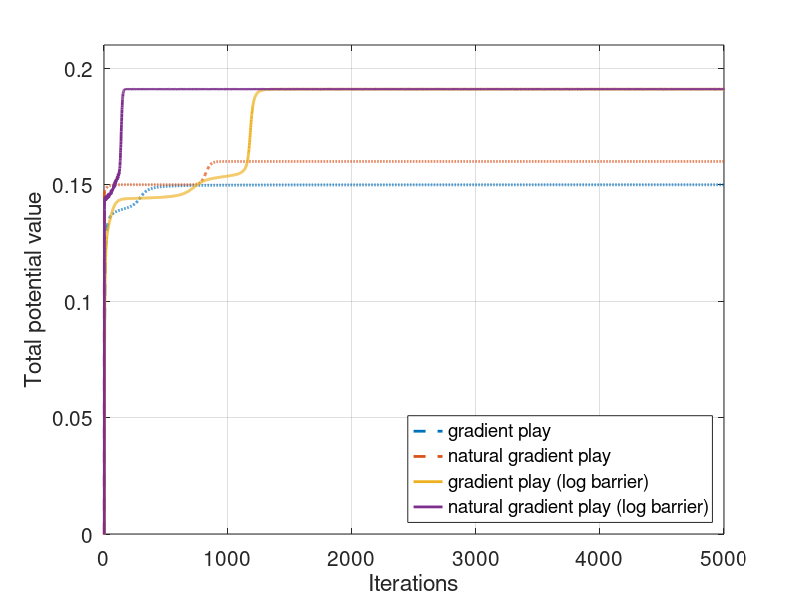

This figure's MATLAB source: (Note: a time limit stopped this script after it produced the figure.)
clear all
PG = load('data/PG_bad_initialization.mat');
NPG = load('data/NPG_bad_initialization.mat');
log_PG = load('data/log_barrier_PG_bad_initialization.mat');
log_NPG = load('data/log_barrier_NPG_bad_initialization.mat');

%%
r_PG = PG.r_lst;
r_NPG = NPG.r_lst;
r_log_PG = log_PG.r_lst;
r_log_NPG = log_NPG.r_lst;

h = figure(1);
plot(r_PG(1:5000),'--','Linewidth',2); hold on;
plot(r_NPG(1:5000),'--','Linewidth',2);
plot(r_log_PG(1:5000),'Linewidth',2);
plot(r_log_NPG(1:5000),'Linewidth',2);
ylim([0,0.21])
legend('gradient play', 'natural gradient play','gradient play (log barrier)','natural gradient play (log barrier)','location','Southeast')
grid on
set(gca,'Fontsize',15)
xlabel('Iterations')
ylabel('Total potential value')
saveas(h, 'figures/r_lst_plot_bad_initialization.jpg')
%%
c_PG = PG.c_lst;
c_NPG = NPG.c_lst;
c_log_PG = log_PG.c_lst;
c_log_NPG = log_NPG.c_lst;

h = figure(2)
plot(c_PG(1:5000),'--','Linewidth',2); hold on;
plot(c_NPG(1:5000),'--','Linewidth',2);
plot(c_log_PG(1:5000),'Linewidth',2);
plot(c_log_NPG(1:5000),'Linewidth',2);
%legend('gradient play', 'natural gradient play','gradient play (log barrier)','natural gradient play (log barrier)','location','Southeast')
grid on
set(gca,'Fontsize',15)
set(get(gca,'YLabel'),'Rotation',0, 'Position', [-50,0.45])
xlabel('Iterations')
ylabel('$c(\theta^{(t)})$', 'Interpreter', 'Latex')
saveas(h, 'figures/c_lst_plot_bad_initialization.jpg')

%%
NE_PG = PG.NE_lst;
NE_NPG = NPG.NE_lst;
NE_log_PG = log_PG.NE_lst;
NE_log_NPG = log_NPG.NE_lst;

h = figure(3);
plot(NE_PG(1:5000),'--','Linewidth',2); hold on;
plot(NE_NPG(1:5000),'--','Linewidth',2);
plot(NE_log_PG(1:5000),'Linewidth',2);
plot(NE_log_NPG(1:5000),'Linewidth',2);
%ylim([0,0.21])
legend('gradient play', 'natural gradient play','gradient play (log barrier)','natural gradient play (log barrier)','location','Northeast')
grid on
set(gca,'Fontsize',15)
ylim([0,0.1])
xlabel('Iterations')
ylabel('NE gap')
saveas(h, 'figures/NE_lst_plot_bad_initialization.jpg')

%%
g_PG = PG.g_lst;
g_NPG = NPG.g_lst;
g_log_PG = log_PG.g_lst;
g_log_NPG = log_NPG.g_lst;

h = figure(4);
plot(g_PG(1:5000),'--','Linewidth',2); hold on;
plot(g_NPG(1:5000),'--','Linewidth',2);
plot(g_log_PG(1:5000),'Linewidth',2);
plot(g_log_NPG(1:5000),'Linewidth',2);
%ylim([0,0.21])
legend('gradient play', 'natural gradient play','gradient play (log barrier)','natural gradient play (log barrier)','location','Northeast')
grid on
set(gca,'Fontsize',15)
ylim([0,0.1])
xlabel('Iterations')
ylabel('Gradient Norm')
saveas(h, 'figures/g_lst_plot_bad_initialization.jpg')

% TODO: gradient norm plot, different initial value (good and bad)
